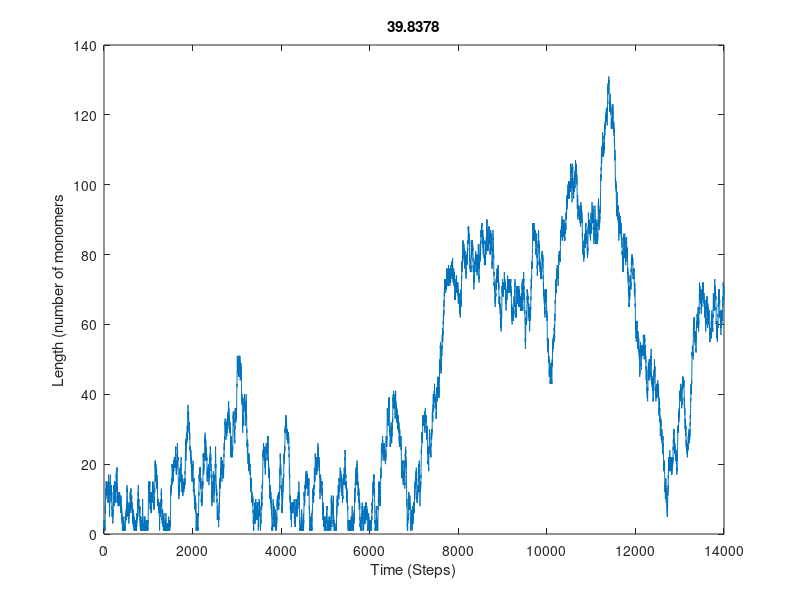

MATLAB code for this plot:
t=14000;
x=zeros(1,t);
x(1)=1;
for i=2:t
    if rand < 0.5
        if x(i-1)>1
            x(i)=x(i-1)-1;
        else
            x(i)=x(i-1);
        end
    else
        x(i)=x(i-1)+1;
    end
end
figure
plot(x)
title(mean(x))
xlabel('Time (Steps)')
ylabel('Length (number of monomers')